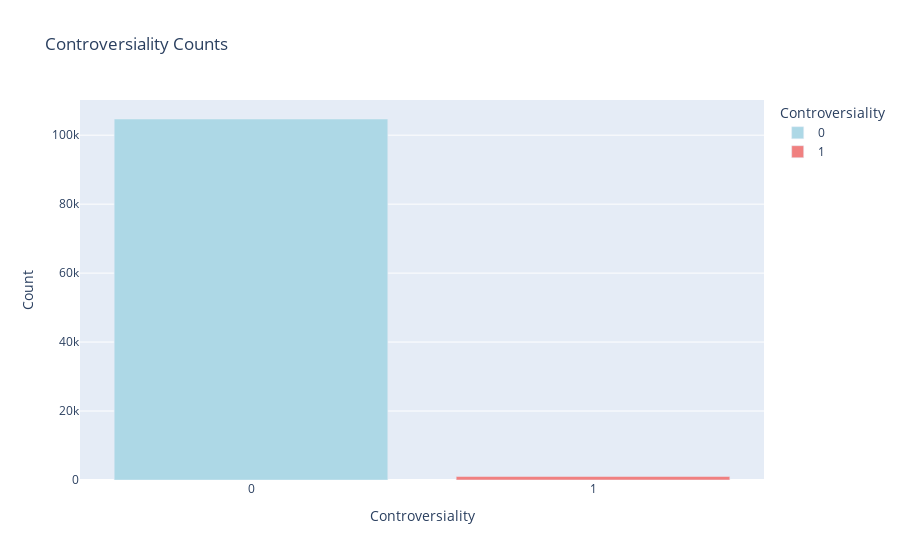

Notebook code for this chart:
### Code cell
comments_contro = comments.select("score", "gilded", "controversiality")

comments_contro = comments_contro.withColumn("controversiality", col("controversiality").cast(StringType()))

# Convert the 'controversiality' column to a PySpark DataFrame
df = comments_contro.groupBy("controversiality").count()

# Create a bar chart using Plotly Express
fig = px.bar(df.toPandas(), x="controversiality", y="count",
             labels={"controversiality": "Controversiality", "count": "Count"},
             title="Controversiality Counts",
             color="controversiality",
             color_discrete_map={"0": "lightblue", "1": "lightcoral"})

# Save the plot as an HTML file
fig.write_html("/root/fall-2023-reddit-project-team-33/data/plots/EDA_contro.html")

# Show the plot
fig.show()

### Figure 1 — Plotly figure (JSON) as saved in the notebook; plotly's stock layout.template omitted (floating-point values rounded to 4 significant figures)
{"data": [{"alignmentgroup": "True", "hovertemplate": "Controversiality=%{x}<br>Count=%{y}<extra></extra>", "legendgroup": "0", "marker": {"color": "lightblue", "pattern": {"shape": ""}}, "name": "0", "offsetgroup": "0", "orientation": "v", "showlegend": true, "textposition": "auto", "type": "bar", "x": ["0"], "xaxis": "x", "y": [104693], "yaxis": "y"}, {"alignmentgroup": "True", "hovertemplate": "Controversiality=%{x}<br>Count=%{y}<extra></extra>", "legendgroup": "1", "marker": {"color": "lightcoral", "pattern": {"shape": ""}}, "name": "1", "offsetgroup": "1", "orientation": "v", "showlegend": true, "textposition": "auto", "type": "bar", "x": ["1"], "xaxis": "x", "y": [1023], "yaxis": "y"}], "layout": {"autosize": true, "barmode": "relative", "legend": {"title": {"text": "Controversiality"}, "tracegroupgap": 0}, "title": {"text": "Controversiality Counts"}, "xaxis": {"anchor": "y", "autorange": true, "categoryarray": ["0", "1"], "categoryorder": "array", "domain": [0, 1], "range": [-0.5, 1.5], "title": {"text": "Controversiality"}, "type": "category"}, "yaxis": {"anchor": "x", "autorange": true, "domain": [0, 1], "range": [0, 110200.0], "title": {"text": "Count"}, "type": "linear"}}}
